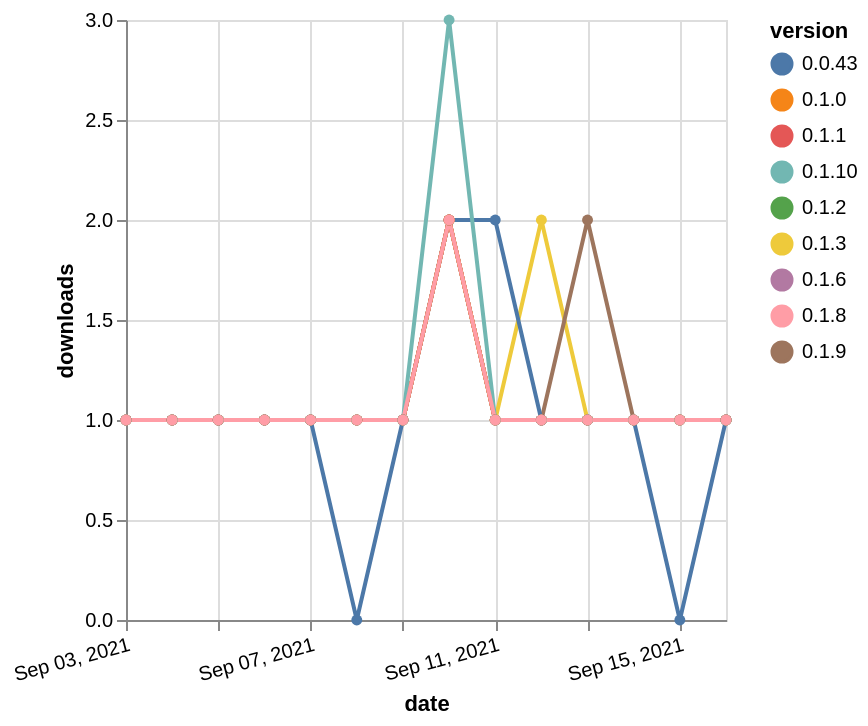

The Vega-Lite source for this figure:
### Vega-Lite specification from a JSON file in a GitHub repository (floating-point values rounded to 4 significant figures)
{"$schema": "https://vega.github.io/schema/vega-lite/v5.json", "description": "A simple bar chart with embedded data.", "data": {"values": [{"date": "2021-09-03", "total": 157, "delta": 1, "version": "0.1.3"}, {"date": "2021-09-04", "total": 158, "delta": 1, "version": "0.1.3"}, {"date": "2021-09-05", "total": 159, "delta": 1, "version": "0.1.3"}, {"date": "2021-09-06", "total": 160, "delta": 1, "version": "0.1.3"}, {"date": "2021-09-07", "total": 161, "delta": 1, "version": "0.1.3"}, {"date": "2021-09-08", "total": 162, "delta": 1, "version": "0.1.3"}, {"date": "2021-09-09", "total": 163, "delta": 1, "version": "0.1.3"}, {"date": "2021-09-10", "total": 165, "delta": 2, "version": "0.1.3"}, {"date": "2021-09-11", "total": 166, "delta": 1, "version": "0.1.3"}, {"date": "2021-09-12", "total": 168, "delta": 2, "version": "0.1.3"}, {"date": "2021-09-13", "total": 169, "delta": 1, "version": "0.1.3"}, {"date": "2021-09-14", "total": 170, "delta": 1, "version": "0.1.3"}, {"date": "2021-09-15", "total": 171, "delta": 1, "version": "0.1.3"}, {"date": "2021-09-16", "total": 172, "delta": 1, "version": "0.1.3"}, {"date": "2021-09-03", "total": 145, "delta": 1, "version": "0.1.2"}, {"date": "2021-09-04", "total": 146, "delta": 1, "version": "0.1.2"}, {"date": "2021-09-05", "total": 147, "delta": 1, "version": "0.1.2"}, {"date": "2021-09-06", "total": 148, "delta": 1, "version": "0.1.2"}, {"date": "2021-09-07", "total": 149, "delta": 1, "version": "0.1.2"}, {"date": "2021-09-08", "total": 150, "delta": 1, "version": "0.1.2"}, {"date": "2021-09-09", "total": 151, "delta": 1, "version": "0.1.2"}, {"date": "2021-09-10", "total": 153, "delta": 2, "version": "0.1.2"}, {"date": "2021-09-11", "total": 154, "delta": 1, "version": "0.1.2"}, {"date": "2021-09-12", "total": 155, "delta": 1, "version": "0.1.2"}, {"date": "2021-09-13", "total": 156, "delta": 1, "version": "0.1.2"}, {"date": "2021-09-14", "total": 157, "delta": 1, "version": "0.1.2"}, {"date": "2021-09-15", "total": 158, "delta": 1, "version": "0.1.2"}, {"date": "2021-09-16", "total": 159, "delta": 1, "version": "0.1.2"}, {"date": "2021-09-03", "total": 126, "delta": 1, "version": "0.1.9"}, {"date": "2021-09-04", "total": 127, "delta": 1, "version": "0.1.9"}, {"date": "2021-09-05", "total": 128, "delta": 1, "version": "0.1.9"}, {"date": "2021-09-06", "total": 129, "delta": 1, "version": "0.1.9"}, {"date": "2021-09-07", "total": 130, "delta": 1, "version": "0.1.9"}, {"date": "2021-09-08", "total": 131, "delta": 1, "version": "0.1.9"}, {"date": "2021-09-09", "total": 132, "delta": 1, "version": "0.1.9"}, {"date": "2021-09-10", "total": 134, "delta": 2, "version": "0.1.9"}, {"date": "2021-09-11", "total": 135, "delta": 1, "version": "0.1.9"}, {"date": "2021-09-12", "total": 136, "delta": 1, "version": "0.1.9"}, {"date": "2021-09-13", "total": 138, "delta": 2, "version": "0.1.9"}, {"date": "2021-09-14", "total": 139, "delta": 1, "version": "0.1.9"}, {"date": "2021-09-15", "total": 140, "delta": 1, "version": "0.1.9"}, {"date": "2021-09-16", "total": 141, "delta": 1, "version": "0.1.9"}, {"date": "2021-09-03", "total": 157, "delta": 1, "version": "0.0.43"}, {"date": "2021-09-04", "total": 158, "delta": 1, "version": "0.0.43"}, {"date": "2021-09-05", "total": 159, "delta": 1, "version": "0.0.43"}, {"date": "2021-09-06", "total": 160, "delta": 1, "version": "0.0.43"}, {"date": "2021-09-07", "total": 161, "delta": 1, "version": "0.0.43"}, {"date": "2021-09-08", "total": 161, "delta": 0, "version": "0.0.43"}, {"date": "2021-09-09", "total": 162, "delta": 1, "version": "0.0.43"}, {"date": "2021-09-10", "total": 164, "delta": 2, "version": "0.0.43"}, {"date": "2021-09-11", "total": 166, "delta": 2, "version": "0.0.43"}, {"date": "2021-09-12", "total": 167, "delta": 1, "version": "0.0.43"}, {"date": "2021-09-13", "total": 168, "delta": 1, "version": "0.0.43"}, {"date": "2021-09-14", "total": 169, "delta": 1, "version": "0.0.43"}, {"date": "2021-09-15", "total": 169, "delta": 0, "version": "0.0.43"}, {"date": "2021-09-16", "total": 170, "delta": 1, "version": "0.0.43"}, {"date": "2021-09-03", "total": 164, "delta": 1, "version": "0.1.1"}, {"date": "2021-09-04", "total": 165, "delta": 1, "version": "0.1.1"}, {"date": "2021-09-05", "total": 166, "delta": 1, "version": "0.1.1"}, {"date": "2021-09-06", "total": 167, "delta": 1, "version": "0.1.1"}, {"date": "2021-09-07", "total": 168, "delta": 1, "version": "0.1.1"}, {"date": "2021-09-08", "total": 169, "delta": 1, "version": "0.1.1"}, {"date": "2021-09-09", "total": 170, "delta": 1, "version": "0.1.1"}, {"date": "2021-09-10", "total": 172, "delta": 2, "version": "0.1.1"}, {"date": "2021-09-11", "total": 173, "delta": 1, "version": "0.1.1"}, {"date": "2021-09-12", "total": 174, "delta": 1, "version": "0.1.1"}, {"date": "2021-09-13", "total": 175, "delta": 1, "version": "0.1.1"}, {"date": "2021-09-14", "total": 176, "delta": 1, "version": "0.1.1"}, {"date": "2021-09-15", "total": 177, "delta": 1, "version": "0.1.1"}, {"date": "2021-09-16", "total": 178, "delta": 1, "version": "0.1.1"}, {"date": "2021-09-03", "total": 140, "delta": 1, "version": "0.1.6"}, {"date": "2021-09-04", "total": 141, "delta": 1, "version": "0.1.6"}, {"date": "2021-09-05", "total": 142, "delta": 1, "version": "0.1.6"}, {"date": "2021-09-06", "total": 143, "delta": 1, "version": "0.1.6"}, {"date": "2021-09-07", "total": 144, "delta": 1, "version": "0.1.6"}, {"date": "2021-09-08", "total": 145, "delta": 1, "version": "0.1.6"}, {"date": "2021-09-09", "total": 146, "delta": 1, "version": "0.1.6"}, {"date": "2021-09-10", "total": 148, "delta": 2, "version": "0.1.6"}, {"date": "2021-09-11", "total": 149, "delta": 1, "version": "0.1.6"}, {"date": "2021-09-12", "total": 150, "delta": 1, "version": "0.1.6"}, {"date": "2021-09-13", "total": 151, "delta": 1, "version": "0.1.6"}, {"date": "2021-09-14", "total": 152, "delta": 1, "version": "0.1.6"}, {"date": "2021-09-15", "total": 153, "delta": 1, "version": "0.1.6"}, {"date": "2021-09-16", "total": 154, "delta": 1, "version": "0.1.6"}, {"date": "2021-09-03", "total": 165, "delta": 1, "version": "0.1.0"}, {"date": "2021-09-04", "total": 166, "delta": 1, "version": "0.1.0"}, {"date": "2021-09-05", "total": 167, "delta": 1, "version": "0.1.0"}, {"date": "2021-09-06", "total": 168, "delta": 1, "version": "0.1.0"}, {"date": "2021-09-07", "total": 169, "delta": 1, "version": "0.1.0"}, {"date": "2021-09-08", "total": 170, "delta": 1, "version": "0.1.0"}, {"date": "2021-09-09", "total": 171, "delta": 1, "version": "0.1.0"}, {"date": "2021-09-10", "total": 173, "delta": 2, "version": "0.1.0"}, {"date": "2021-09-11", "total": 174, "delta": 1, "version": "0.1.0"}, {"date": "2021-09-12", "total": 175, "delta": 1, "version": "0.1.0"}, {"date": "2021-09-13", "total": 176, "delta": 1, "version": "0.1.0"}, {"date": "2021-09-14", "total": 177, "delta": 1, "version": "0.1.0"}, {"date": "2021-09-15", "total": 178, "delta": 1, "version": "0.1.0"}, {"date": "2021-09-16", "total": 179, "delta": 1, "version": "0.1.0"}, {"date": "2021-09-03", "total": 133, "delta": 1, "version": "0.1.10"}, {"date": "2021-09-04", "total": 134, "delta": 1, "version": "0.1.10"}, {"date": "2021-09-05", "total": 135, "delta": 1, "version": "0.1.10"}, {"date": "2021-09-06", "total": 136, "delta": 1, "version": "0.1.10"}, {"date": "2021-09-07", "total": 137, "delta": 1, "version": "0.1.10"}, {"date": "2021-09-08", "total": 138, "delta": 1, "version": "0.1.10"}, {"date": "2021-09-09", "total": 139, "delta": 1, "version": "0.1.10"}, {"date": "2021-09-10", "total": 142, "delta": 3, "version": "0.1.10"}, {"date": "2021-09-11", "total": 143, "delta": 1, "version": "0.1.10"}, {"date": "2021-09-12", "total": 144, "delta": 1, "version": "0.1.10"}, {"date": "2021-09-13", "total": 145, "delta": 1, "version": "0.1.10"}, {"date": "2021-09-14", "total": 146, "delta": 1, "version": "0.1.10"}, {"date": "2021-09-15", "total": 147, "delta": 1, "version": "0.1.10"}, {"date": "2021-09-16", "total": 148, "delta": 1, "version": "0.1.10"}, {"date": "2021-09-03", "total": 134, "delta": 1, "version": "0.1.8"}, {"date": "2021-09-04", "total": 135, "delta": 1, "version": "0.1.8"}, {"date": "2021-09-05", "total": 136, "delta": 1, "version": "0.1.8"}, {"date": "2021-09-06", "total": 137, "delta": 1, "version": "0.1.8"}, {"date": "2021-09-07", "total": 138, "delta": 1, "version": "0.1.8"}, {"date": "2021-09-08", "total": 139, "delta": 1, "version": "0.1.8"}, {"date": "2021-09-09", "total": 140, "delta": 1, "version": "0.1.8"}, {"date": "2021-09-10", "total": 142, "delta": 2, "version": "0.1.8"}, {"date": "2021-09-11", "total": 143, "delta": 1, "version": "0.1.8"}, {"date": "2021-09-12", "total": 144, "delta": 1, "version": "0.1.8"}, {"date": "2021-09-13", "total": 145, "delta": 1, "version": "0.1.8"}, {"date": "2021-09-14", "total": 146, "delta": 1, "version": "0.1.8"}, {"date": "2021-09-15", "total": 147, "delta": 1, "version": "0.1.8"}, {"date": "2021-09-16", "total": 148, "delta": 1, "version": "0.1.8"}]}, "width": "container", "mark": {"type": "line", "point": {"filled": true}}, "encoding": {"x": {"field": "date", "type": "temporal", "timeUnit": "yearmonthdate", "title": "date", "axis": {"labelAngle": -15}}, "y": {"field": "delta", "type": "quantitative", "title": "downloads"}, "color": {"field": "version", "type": "nominal"}, "tooltip": {"field": "delta"}}}
